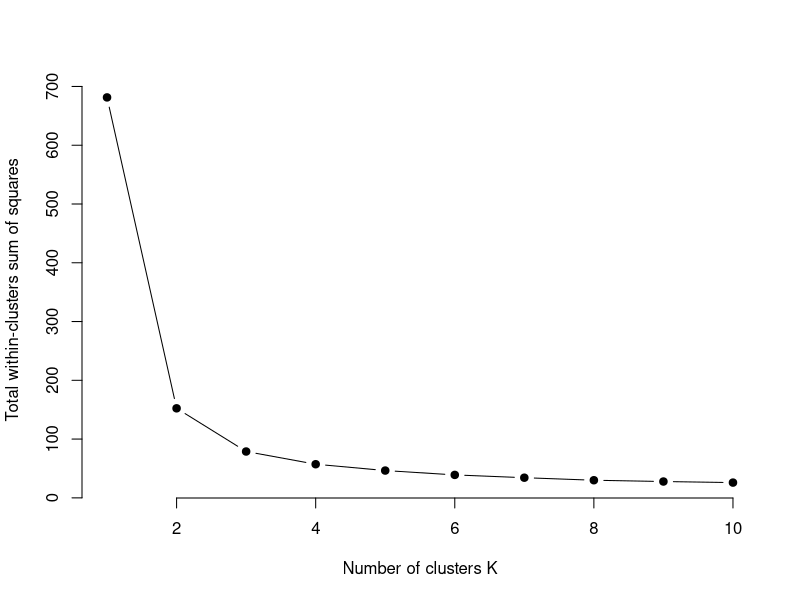
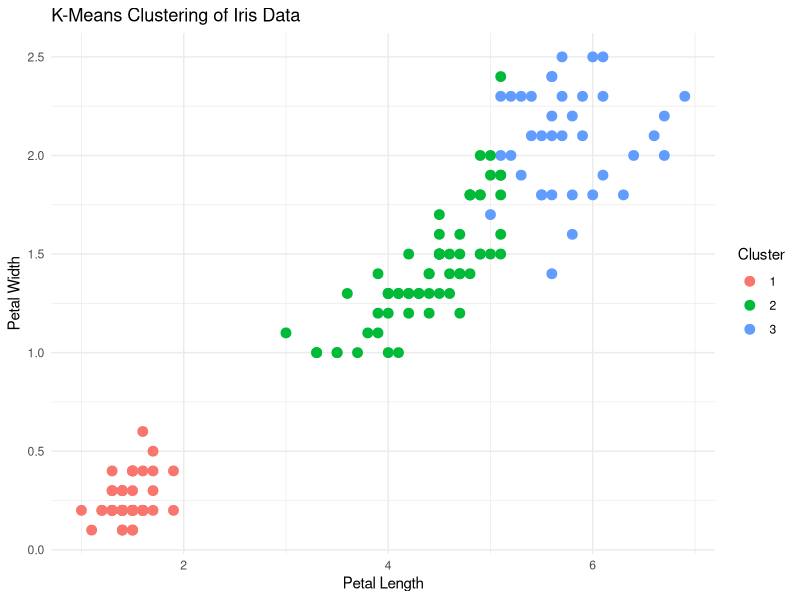

Write R code to recreate these figures, in order.
# Load necessary libraries
library(ggplot2)
library(datasets)
library(purrr)

# Load the Iris dataset
data(iris)

# Display the first few rows of the dataset
head(iris)

# Summary of the dataset
summary(iris)

# Structure of the dataset
str(iris)

# Select only the numeric columns for clustering
iris_data <- iris[, 1:4]

# Function to calculate total within-cluster sum of squares for different k
wcss <- function(k) {
  kmeans(iris_data, k, nstart = 10)$tot.withinss
}

# Compute and plot WCSS for k = 1 to k = 10
k.values <- 1:10
wcss_values <- map_dbl(k.values, wcss)

plot(k.values, wcss_values, 
     type="b", pch = 19, frame = FALSE, 
     xlab="Number of clusters K",
     ylab="Total within-clusters sum of squares")

# Apply K-Means with the optimal number of clusters
set.seed(42)
kmeans_result <- kmeans(iris_data, centers = 3, nstart = 25)

# Add the cluster results to the original dataset
iris$Cluster <- as.factor(kmeans_result$cluster)

# Plot clusters
ggplot(iris, aes(Petal.Length, Petal.Width, color = Cluster)) +
  geom_point(size = 3) +
  labs(title = "K-Means Clustering of Iris Data", 
       x = "Petal Length", 
       y = "Petal Width") +
  theme_minimal()
